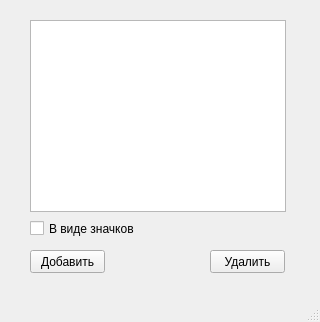
<?xml version="1.0" encoding="UTF-8"?>
<ui version="4.0">
 <class>MainWindow</class>
 <widget class="QMainWindow" name="MainWindow">
  <property name="geometry">
   <rect>
    <x>0</x>
    <y>0</y>
    <width>320</width>
    <height>322</height>
   </rect>
  </property>
  <property name="windowTitle">
   <string>MainWindow</string>
  </property>
  <widget class="QWidget" name="centralwidget">
   <widget class="QListView" name="listView">
    <property name="geometry">
     <rect>
      <x>30</x>
      <y>20</y>
      <width>256</width>
      <height>192</height>
     </rect>
    </property>
   </widget>
   <widget class="QPushButton" name="pushButton">
    <property name="geometry">
     <rect>
      <x>30</x>
      <y>250</y>
      <width>75</width>
      <height>23</height>
     </rect>
    </property>
    <property name="text">
     <string>Добавить</string>
    </property>
   </widget>
   <widget class="QPushButton" name="pushButton_2">
    <property name="geometry">
     <rect>
      <x>210</x>
      <y>250</y>
      <width>75</width>
      <height>23</height>
     </rect>
    </property>
    <property name="text">
     <string>Удалить</string>
    </property>
   </widget>
   <widget class="QCheckBox" name="checkBox">
    <property name="geometry">
     <rect>
      <x>30</x>
      <y>220</y>
      <width>111</width>
      <height>17</height>
     </rect>
    </property>
    <property name="text">
     <string>В виде значков</string>
    </property>
   </widget>
  </widget>
  <widget class="QMenuBar" name="menubar">
   <property name="geometry">
    <rect>
     <x>0</x>
     <y>0</y>
     <width>320</width>
     <height>21</height>
    </rect>
   </property>
  </widget>
  <widget class="QStatusBar" name="statusbar"/>
 </widget>
 <resources/>
 <connections/>
</ui>
